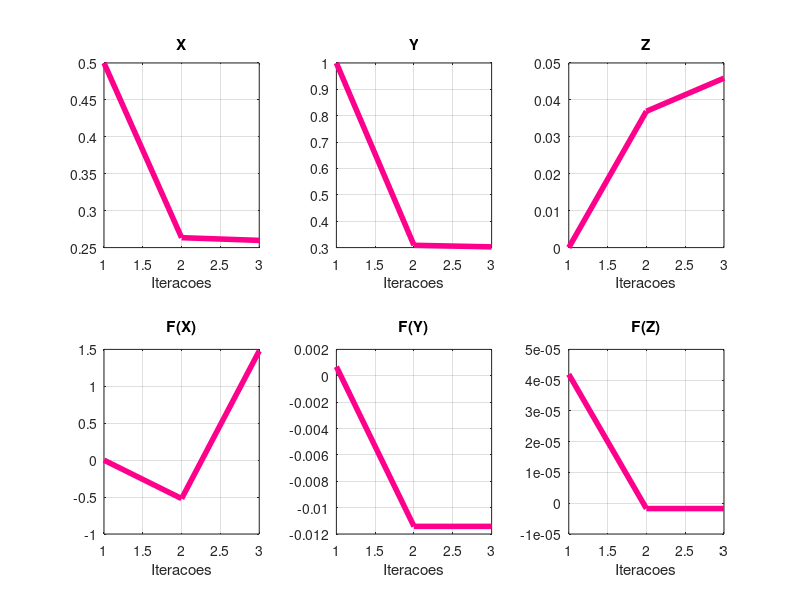

Write the MATLAB code that produced this figure.
function l2ex9()
    clc;
    x0 = [0.5; 1 ; 0];
    iteracoes = 1000;
    tolerancia = 1e-5;
    [iteracoesusadas, raizaproximada, vetorconvergenciax, vetorconvergenciay, vetorconvergenciaz, matrizconvergenciaf] = metodonewtonraphson(x0, iteracoes, tolerancia); 

    figure(1, 'name', 'Convergências a partir do Metodo de Newton-Raphson'); plotagem(vetorconvergenciax, vetorconvergenciay, vetorconvergenciaz, matrizconvergenciaf, iteracoesusadas);

    fprintf('O sistema: \n  |6x − 2y + 𝑒^z = 2 \n  |sin(x) − y + z = 0 \n  |sin(x) + 2y + 3z = 1\n Utilizando o Método de Newton-Raphson na vizinhança de 𝑥1 = 0,5, 𝑥2 = 1 e 𝑥3 = 0 e o máximo de 1000 iterações.')

    fprintf('\n Necessitou de %d iteracoes, e encontrou a raiz: x=%.4f, y=%.4f, z=%.4f ', iteracoesusadas, raizaproximada(1), raizaproximada(2), raizaproximada(end));
endfunction

function funcoes = sistema(x0)
    x = x0(1);
    y = x0(2);
    z = x0(end);
    funcoes = [(6*x)-(2*y)+exp(z)-2;
                sin(x)-y+z;
                sin(x)+(2*y)+(3*z)-1];
endfunction

function derivadas = derivadaSistema(x0)
    x = x0(1);
    y = x0(2);
    z = x0(end);
    derivadas = [ 6,      -2, exp(z); 
                cos(x), -1, 1;
                cos(x),  2, 3];
endfunction

function [i, x1, vetorconvergenciax, vetorconvergenciay, vetorconvergenciaz, matrizconvergenciaf] = metodonewtonraphson(x0, iteracoes, tolerancia)
    matrizconvergenciaf = zeros(iteracoes, 3);
    for i = 1:iteracoes
        x1 = x0 - inv(derivadaSistema(x0))*sistema(x0);
        vetorconvergenciax(i, 1) = x0(1); 
        vetorconvergenciay(i, 1) = x0(2); 
        vetorconvergenciaz(i, 1) = x0(end); 
        matrizconvergenciaf(i, :) = sistema(x0);
        if max(abs(x1-x0)) <= tolerancia
            break;
        endif
        x0 = x1;
    endfor
    matrizconvergenciaf= matrizconvergenciaf(1:i,:)
endfunction

function plotagem(vetorconvergenciax, vetorconvergenciay, vetorconvergenciaz, matrizconvergenciaf, iteracoes)
    subplot(231);
    plot(1:iteracoes, vetorconvergenciax, 'color', [0.9922, 0.0000, 0.5490], 'linewidth', 4);
    grid on;
    title("X")
    xlabel("Iteracoes");

    subplot(232);
    plot(1:iteracoes, vetorconvergenciay, 'color', [0.9922, 0.0000, 0.5490], 'linewidth', 4);
    grid on;
    title("Y")
    xlabel("Iteracoes");

    subplot(233);
    plot(1:iteracoes, vetorconvergenciaz, 'color', [0.9922, 0.0000, 0.5490], 'linewidth', 4);
    grid on;
    title("Z")
    xlabel("Iteracoes");

    subplot(234);
    plot(1:iteracoes, matrizconvergenciaf(1,:), 'color', [0.9922, 0.0000, 0.5490], 'linewidth', 4);
    grid on;
    title("F(X)")
    xlabel("Iteracoes");

    subplot(235);
    plot(1:iteracoes, matrizconvergenciaf(2,:), 'color', [0.9922, 0.0000, 0.5490], 'linewidth', 4);
    grid on;
    title("F(Y)")
    xlabel("Iteracoes");

    subplot(236);
    plot(1:iteracoes, matrizconvergenciaf(end,:), 'color', [0.9922, 0.0000, 0.5490], 'linewidth', 4);
    grid on;
    title("F(Z)")
    xlabel("Iteracoes");
endfunction